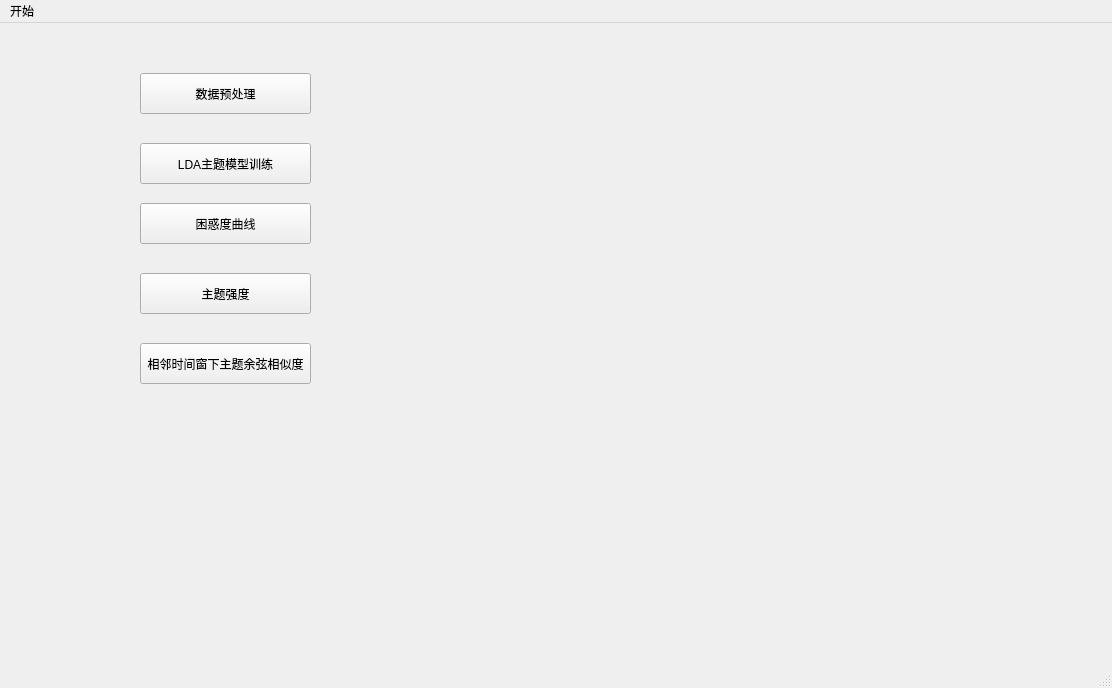
<?xml version="1.0" encoding="UTF-8"?>
<ui version="4.0">
 <class>MainWindow</class>
 <widget class="QMainWindow" name="MainWindow">
  <property name="geometry">
   <rect>
    <x>0</x>
    <y>0</y>
    <width>1112</width>
    <height>688</height>
   </rect>
  </property>
  <property name="windowTitle">
   <string>MainWindow</string>
  </property>
  <widget class="QWidget" name="centralwidget">
   <widget class="QPushButton" name="lda_button">
    <property name="geometry">
     <rect>
      <x>140</x>
      <y>120</y>
      <width>171</width>
      <height>41</height>
     </rect>
    </property>
    <property name="text">
     <string>LDA主题模型训练</string>
    </property>
   </widget>
   <widget class="QPushButton" name="perplexity_button">
    <property name="geometry">
     <rect>
      <x>140</x>
      <y>180</y>
      <width>171</width>
      <height>41</height>
     </rect>
    </property>
    <property name="text">
     <string>困惑度曲线</string>
    </property>
   </widget>
   <widget class="QPushButton" name="qiangdu_button">
    <property name="geometry">
     <rect>
      <x>140</x>
      <y>250</y>
      <width>171</width>
      <height>41</height>
     </rect>
    </property>
    <property name="text">
     <string>主题强度</string>
    </property>
   </widget>
   <widget class="QPushButton" name="data_process_button">
    <property name="geometry">
     <rect>
      <x>140</x>
      <y>50</y>
      <width>171</width>
      <height>41</height>
     </rect>
    </property>
    <property name="text">
     <string>数据预处理</string>
    </property>
   </widget>
   <widget class="QPushButton" name="cos_button">
    <property name="geometry">
     <rect>
      <x>140</x>
      <y>320</y>
      <width>171</width>
      <height>41</height>
     </rect>
    </property>
    <property name="text">
     <string>相邻时间窗下主题余弦相似度</string>
    </property>
   </widget>
  </widget>
  <widget class="QMenuBar" name="menubar">
   <property name="geometry">
    <rect>
     <x>0</x>
     <y>0</y>
     <width>1112</width>
     <height>26</height>
    </rect>
   </property>
   <widget class="QMenu" name="menu">
    <property name="title">
     <string>开始</string>
    </property>
   </widget>
   <addaction name="menu"/>
  </widget>
  <widget class="QStatusBar" name="statusbar"/>
 </widget>
 <resources/>
 <connections/>
</ui>
